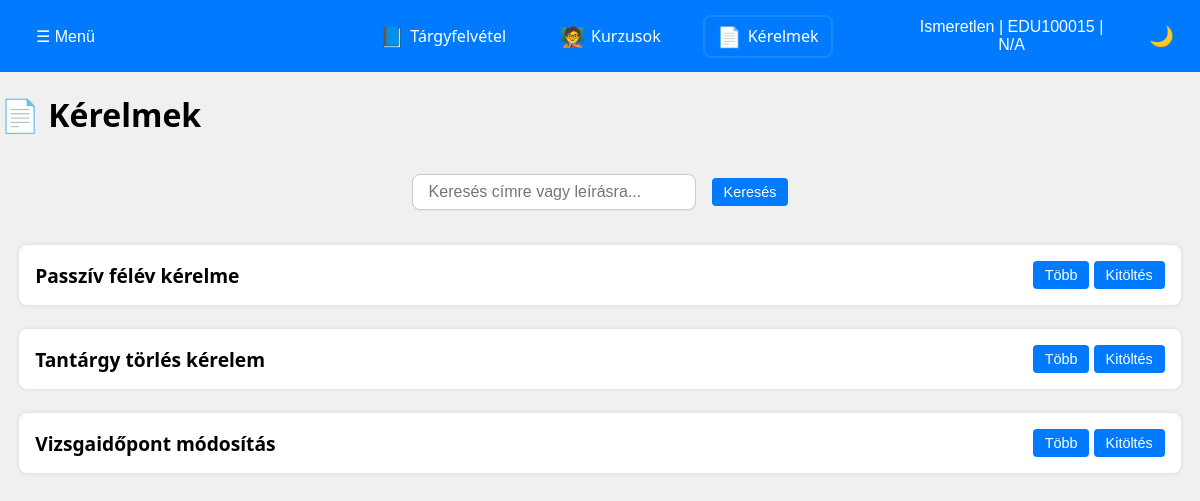
Page /student/request.php (signed in) on the committed database.
### tables this page shows
CREATE TABLE request_templates (
    id INT NOT NULL AUTO_INCREMENT PRIMARY KEY,
    title VARCHAR(255) NOT NULL,
    description TEXT,
    created_at DATETIME DEFAULT CURRENT_TIMESTAMP
);

### student/request.php (the view, shortened to what this page needs)
<?php
$eduportal_id = $_SESSION['eduportal_id'];
global $conn;
$user_sql = "
SELECT u.name,
       p.name AS szak_nev
FROM users u
JOIN programs p ON p.szak_szam = u.course_code
WHERE eduportal_id = ?";
$user_stmt = $conn->prepare($user_sql);
$user_stmt->bind_param("s", $eduportal_id);
$user_stmt->execute();
$user_result = $user_stmt->get_result();
if ($user_result->num_rows === 1) {
    $user = $user_result->fetch_assoc();
    $user_name = $user['name'];
    $user_course = $user['szak_nev'];
} else {
    $user_name = "Ismeretlen";
    $user_course = "N/A";
}
$search = $_GET['search'] ?? '';
$request_sql = "
    SELECT rt.id, rt.title, rt.description
    FROM request_templates rt
    WHERE rt.title LIKE CONCAT('%', ?, '%')
       OR rt.description LIKE CONCAT('%', ?, '%')
    ORDER BY rt.created_at DESC
";
$request_stmt = $conn->prepare($request_sql);
$request_stmt->bind_param("ss", $search, $search);
$request_stmt->execute();
$request_result = $request_stmt->get_result();
$templates = [];
while ($row = $request_result->fetch_assoc()) {
    $templates[] = $row;
}
?>
<!DOCTYPE html>
<html lang="hu">
<head>
    <link rel="stylesheet" href="../CSS/site_style.css">
    <link rel="stylesheet" href="../CSS/request.css">
</head>
<body>
<header>
    <div class="menu">
        <div class="dropdown">
            <button id="dropdownToggleL" class="dropbtn">☰ Menü </button>
        </div>
    </div>
    <nav class="main-nav">
        <a href="course_offering.php"><span class="icon">📘</span> Tárgyfelvétel</a>
        <a href="courses.php"><span class="icon">🧑‍🏫</span> Kurzusok</a>
        <a id="active" href="#"><span class="icon">📄</span> Kérelmek</a>
    </nav>
    <div class="user-menu">
        <div class="dropdown">
            <button id="dropdownToggleR" class="dropbtn">
                <?php echo htmlspecialchars($user_name); ?> |
                <?php echo htmlspecialchars($eduportal_id); ?> |
                <?php echo htmlspecialchars($user_course); ?>
            </button>
        </div>
        <div class="theme-switcher">
            <button id="theme-toggle" class="theme-btn">🌙</button>
        </div>
    </div>
</header>
<main class="layout">
    <h1>📄 Kérelmek</h1>
    <form method="get" action="request.php" class="search-form">
        <input type="text" name="search" placeholder="Keresés címre vagy leírásra..." value="<?= htmlspecialchars($search) ?>">
        <button type="submit">Keresés</button>
    </form>
    <div class="requests-container">
        <?php if (empty($templates)): ?>
            <p>Nincs találat a megadott keresésre.</p>
        <?php else: ?>
            <?php foreach ($templates as $template): ?>
                <div class="request-card" data-template-id="<?= $template['id'] ?>">
                    <div class="card-header">
                        <h2><?= htmlspecialchars($template['title']) ?></h2>
                        <div class="card-actions">
                            <button class="toggle-desc-btn">Több</button>
                            <button class="fill-request-btn">Kitöltés</button>
                        </div>
                    </div>
                </div>
            <?php endforeach; ?>
        <?php endif; ?>
    </div>
</main>
</body>
</html>

### CSS/site_style.css (style rules this page uses)
:root { --background-light: #f0f0f0; --background-dark: #1e1e1e; --text-dark: #000000; --text-light: #ffffff; --primary-color: #007bff; --secondary-color: #ffa500; --dropdown-bg: #ffffff; --dropdown-bg-dark: #333333; --primary-hover: #0056b3; --secondary-hover: #e48a02; }
body { margin: 0; font-family: "Segoe UI", sans-serif; background-color: var(--background-light); color: var(--text-dark); min-height: 100vh; display: flex; flex-direction: column; }
header { display: flex; justify-content: space-between; align-items: center; background-color: var(--primary-color); color: var(--text-light); padding: 10px 20px; width: 100%; box-sizing: border-box; }
.menu, .user-menu { flex: 1; }
.user-menu { display: flex; align-items: center; justify-content: flex-end; gap: 10px; }
.main-nav { display: flex; justify-content: center; gap: 30px; flex: 2; }
.main-nav a { color: var(--text-light); text-decoration: none; font-size: 16px; display: flex; align-items: center; gap: 6px; padding: 8px 12px; transition: background-color 0.3s; }
.main-nav a#active { border: 2px solid rgba(255, 255, 255, 0.1); border-radius: 8px; padding: 6px 12px; }
.dropdown { position: relative; display: inline-block; }
.dropbtn { background-color: transparent; color: var(--text-light); border: none; font-size: 16px; cursor: pointer; padding: 8px 16px; }
.user-menu .dropdown { position: relative; }
.theme-switcher { display: flex; gap: 10px; }
.theme-btn { background: none; border: none; color: var(--text-light); font-size: 20px; cursor: pointer; }
.icon { font-size: 20px; }

### CSS/request.css (style rules this page uses)
.search-form { width: auto; padding: 1rem; display: flex; gap: 1rem; align-items: center; flex-wrap: wrap; background-color: transparent; border: none; justify-content: center; }
.search-form input[type="text"] { min-width: 250px; width: auto; padding: 0.5rem 1rem; border: 1px solid #ccc; border-radius: 8px; font-size: 1rem; background-color: var(--dropdown-bg); box-shadow: 0 1px 2px rgba(0, 0, 0, 0.05); transition: all 0.2s ease; }
.search-form button { background-color: var(--primary-color); color: var(--text-light); border: none; padding: 6px 12px; font-size: 0.9em; border-radius: 4px; cursor: pointer; }
.requests-container { display: flex; flex-direction: column; gap: 1.5em; border: none; padding: 1.2rem; }
.request-card { background-color: var(--card-background); padding: 1rem; border-radius: 8px; box-shadow: 0 0 4px rgba(0, 0, 0, 0.1); }
.card-header { display: flex; justify-content: space-between; align-items: center; }
.card-header h2 { margin: 0; font-size: 1.2em; }
.request-card button { background-color: var(--primary-color); color: var(--text-light); border: none; padding: 6px 12px; font-size: 0.9em; border-radius: 4px; cursor: pointer; }

### rows in the picture
request_templates: title "Passzív félév kérelme"
request_templates: title "Tantárgy törlés kérelem"
request_templates: title "Vizsgaidőpont módosítás"

### other values in the picture
$user_name "Ismeretlen"
$eduportal_id "EDU100015"
$user_course "N/A"
